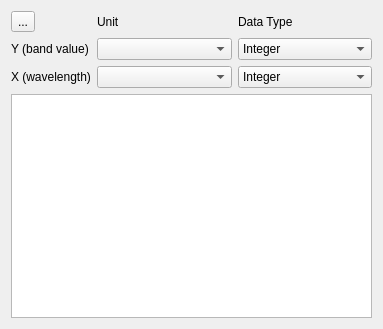
<?xml version="1.0" encoding="UTF-8"?>
<ui version="4.0">
 <class>Form</class>
 <widget class="QWidget" name="Form">
  <property name="geometry">
   <rect>
    <x>0</x>
    <y>0</y>
    <width>383</width>
    <height>329</height>
   </rect>
  </property>
  <property name="windowTitle">
   <string>Form</string>
  </property>
  <layout class="QGridLayout" name="gridLayout_2" columnstretch="0,0,0">
   <item row="5" column="0" colspan="3">
    <widget class="QTableView" name="tableView">
     <property name="sizePolicy">
      <sizepolicy hsizetype="Expanding" vsizetype="Expanding">
       <horstretch>0</horstretch>
       <verstretch>1</verstretch>
      </sizepolicy>
     </property>
     <property name="minimumSize">
      <size>
       <width>0</width>
       <height>150</height>
      </size>
     </property>
    </widget>
   </item>
   <item row="2" column="1">
    <widget class="QComboBox" name="cbYUnit">
     <property name="editable">
      <bool>false</bool>
     </property>
    </widget>
   </item>
   <item row="2" column="0">
    <widget class="QLabel" name="label_2">
     <property name="text">
      <string>Y (band value)</string>
     </property>
    </widget>
   </item>
   <item row="0" column="0">
    <widget class="QToolButton" name="btnReset">
     <property name="text">
      <string>...</string>
     </property>
     <property name="icon">
      <iconset>
       <normaloff>:/qps/ui/icons/undo_orange.svg</normaloff>:/qps/ui/icons/undo_orange.svg</iconset>
     </property>
    </widget>
   </item>
   <item row="2" column="2">
    <widget class="QComboBox" name="cbYUnitDataType">
     <item>
      <property name="text">
       <string>Integer</string>
      </property>
     </item>
     <item>
      <property name="text">
       <string>Float</string>
      </property>
     </item>
    </widget>
   </item>
   <item row="0" column="2">
    <widget class="QLabel" name="label_4">
     <property name="text">
      <string>Data Type</string>
     </property>
    </widget>
   </item>
   <item row="0" column="1">
    <widget class="QLabel" name="label_3">
     <property name="text">
      <string>Unit</string>
     </property>
    </widget>
   </item>
   <item row="3" column="0">
    <widget class="QLabel" name="label">
     <property name="text">
      <string>X (wavelength)</string>
     </property>
    </widget>
   </item>
   <item row="3" column="2">
    <widget class="QComboBox" name="cbXUnitDataType">
     <item>
      <property name="text">
       <string>Integer</string>
      </property>
     </item>
     <item>
      <property name="text">
       <string>Float</string>
      </property>
     </item>
    </widget>
   </item>
   <item row="3" column="1">
    <widget class="QComboBox" name="cbXUnit">
     <property name="editable">
      <bool>false</bool>
     </property>
    </widget>
   </item>
  </layout>
  <action name="actionReset">
   <property name="text">
    <string>Reset</string>
   </property>
  </action>
 </widget>
 <resources/>
 <connections/>
</ui>
